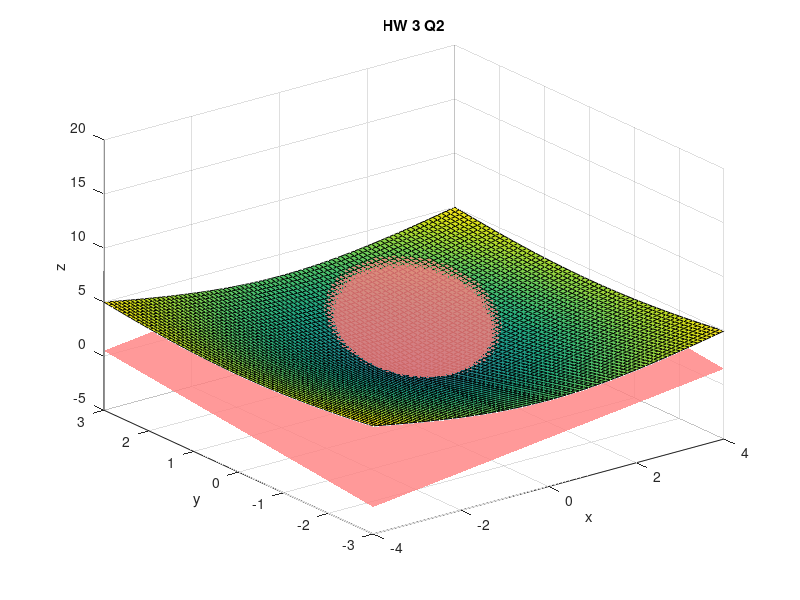

This figure's MATLAB source:
% Andrew Milich 
% 10/28/15
% Math 51M: Homework 3

%%%%%%%%%%%%%%
% Question 2 %
%%%%%%%%%%%%%%

x = -4:.1:4; y = -3:.1:3;
[X,Y] = meshgrid(x,y);
Z = (X.^2 + Y.^2).^(0.5);
surf(X,Y,Z);
hold on;
Z = 1 + 0.5*X + 0.5*Y; 
hSurface = surf(X,Y,Z);
% Setting this plane as one color makes it easy to see intersection
set(hSurface, 'FaceColor',[1 0.5 0.5], 'FaceAlpha',0.8, 'EdgeAlpha', 0.3);
axis([-4 4 -3 3 -5 20])
xlabel('x');
ylabel('y')
zlabel('z')
title('HW 3 Q2')